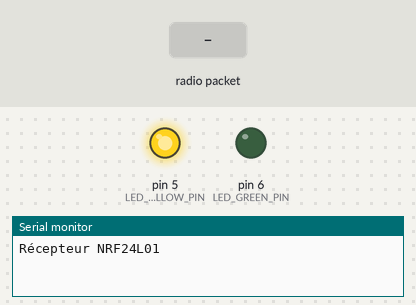
The sketch below on a simulated Arduino Nano, built with avr-gcc and run on an emulated ATmega328P. Parts: output pins drawn as LEDs (lit = HIGH), the last lines printed to the serial monitor. Inputs (shaded band) come from the test bench. No radio packets arrive unless stated.

Above: at 0.11 s.
At 2.0 s:
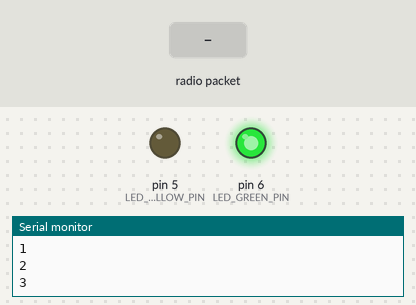
2.1 s: radio packet "1" arrives
Timing chart, 0 to 5.1 s (numbered marks = the images above; inputs shaded):
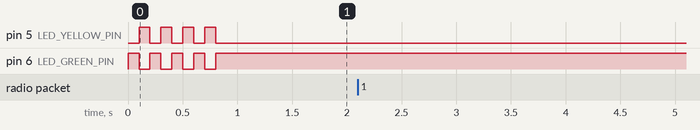

The sketch:

Recieve-simple.ino
```cpp
/*
  01/11/2023
  Code inspired by :
  Fichier:      HelloWorldNRF24L01-Recepteur
  Description:  Réception d'un message "Hello World" depuis un autre arduino nano, via un NRF24L01
  Auteur:       Passion-Électronique
  Librairie utilisée : https://github.com/nRF24/RF24
*/

#include <SPI.h>
#include <RF24.h>

#define pinCSN  7             // On associe la broche "CSN" du NRF24L01 à la sortie digitale D7 de l'arduino
#define pinCE   8             // On associe la broche "CE" du NRF24L01 à la sortie digitale D8 de l'arduino
#define tunnel  "PIPE1"       // On définit le "nom de tunnel" (5 caractères) à travers lequel on va recevoir les données de l'émetteur

RF24 radio(pinCE, pinCSN);    // Instanciation du NRF24L01

const byte adresse[6] = tunnel;       // Mise au format "byte array" du nom du tunnel
char message[32];                     // Avec cette librairie, on est "limité" à 32 caractères par message

#define LED_YELLOW_PIN 5
#define LED_GREEN_PIN 6

void setup() {
  Serial.begin(9600);
  Serial.println("Récepteur NRF24L01");
  Serial.println("");

  pinMode(LED_GREEN_PIN, OUTPUT);
  pinMode(LED_YELLOW_PIN, OUTPUT);

  for (int i=0; i < 4; i++) {
    digitalWrite(LED_GREEN_PIN, HIGH);
    delay(100);
    digitalWrite(LED_GREEN_PIN, LOW);

    digitalWrite(LED_YELLOW_PIN, HIGH);
    delay(100);
    digitalWrite(LED_YELLOW_PIN, LOW);
    Serial.println(i);
  }
    digitalWrite(LED_GREEN_PIN, HIGH);

  // Partie NRF24
  radio.begin();                      // Initialisation du module NRF24
  radio.openReadingPipe(0, adresse);  // Ouverture du tunnel en LECTURE, avec le "nom" qu'on lui a donné
  radio.setPALevel(RF24_PA_MIN);      // Sélection d'un niveau "MINIMAL" pour communiquer (pas besoin d'une forte puissance, pour nos essais)
  radio.startListening();             // Démarrage de l'écoute du NRF24 (signifiant qu'on va recevoir, et non émettre quoi que ce soit, ici)
}

void loop() {
  // On vérifie à chaque boucle si un message est arrivé
  if (radio.available()) {
    radio.read(&message, sizeof(message));                        // Si un message vient d'arriver, on le charge dans la variable "message"
    Serial.print("<< Recied: ");
    Serial.println(message);     // … et on l'affiche sur le port série !

    // Led blink
    digitalWrite(LED_YELLOW_PIN, HIGH);
    delay(2);
    digitalWrite(LED_YELLOW_PIN, LOW);
  }
}
```
